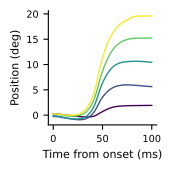

Write Python code to recreate this figure.
"""
Reproduction script for Figure 2d: Mean angular-displacement traces.

This script loads the exported pickle bundle and recreates the position plot.
"""

import pickle
import numpy as np
import matplotlib.pyplot as plt
from matplotlib import rcParams
from pathlib import Path

rcParams['pdf.fonttype'] = 42
rcParams['ps.fonttype'] = 42


def main():
    """Main function to reproduce Figure 2d."""
    script_dir = Path(__file__).parent
    pickle_file = script_dir / "pos_vel_by_amp_bins_bundle.pkl"
    output_path = script_dir / "figure_2d.pdf"
    
    try:
        with open(pickle_file, "rb") as f:
            bundle = pickle.load(f)
        print(f"Loaded bundle with {len(bundle.get('animals', {}))} animals")
    except FileNotFoundError:
        print(f"Error: Data file not found at {pickle_file}")
        print("Please place the 'pos_vel_by_amp_bins_bundle.pkl' file in this directory")
        return
    except Exception as e:
        print(f"Error loading data: {e}")
        return
    
    # Get parameters from bundle
    params = bundle.get('params', {})
    animals = bundle.get('animals', {})
    
    # Create figure for position plot
    fig, ax = plt.subplots(figsize=params.get('fig_size', (1.8, 1.8)), dpi=params.get('dpi', 300))
    
    # Plot position traces for each amplitude bin
    for animal, animal_data in animals.items():
        series = animal_data.get('series', [])
        
        for series_item in series:
            label = series_item.get('label', '')
            color = series_item.get('color_rgba', (0, 0, 0, 1))
            pos_center = series_item.get('pos_center')
            pos_lo = series_item.get('pos_lo')
            pos_hi = series_item.get('pos_hi')
            
            if pos_center is not None:
                # Try to get time axis from bundle, or reconstruct it
                time_axis = series_item.get('time_axis') or series_item.get('mov_axis')
                if time_axis is None:
                    # Reconstruct time axis if not present (aligned to onset at 0)
                    time_axis = np.arange(len(pos_center))
                
                ax.plot(time_axis, pos_center, label=label, color=color, linewidth=params.get('lw', 1))
                
                if pos_lo is not None and pos_hi is not None:
                    ax.fill_between(time_axis, pos_lo, pos_hi, alpha=0.2, color=color)
    
    ax.set_xlabel("Time from onset (ms)", fontsize=8)
    position_calc = params.get('position_calc', 'mov_axis')
    if params.get('normalize_position_to_amp', False):
        ax.set_ylabel("Position (norm. amp)", fontsize=8)
    else:
        ax.set_ylabel("Position (deg)", fontsize=8)
    ax.tick_params(labelsize=7)
    ax.spines['top'].set_visible(False)
    ax.spines['right'].set_visible(False)
    
    plt.tight_layout()
    plt.savefig(output_path, format='pdf', bbox_inches='tight', dpi=params.get('dpi', 300))
    plt.close(fig)
    
    print(f"Figure 2d saved to {output_path}")


if __name__ == "__main__":
    main()
